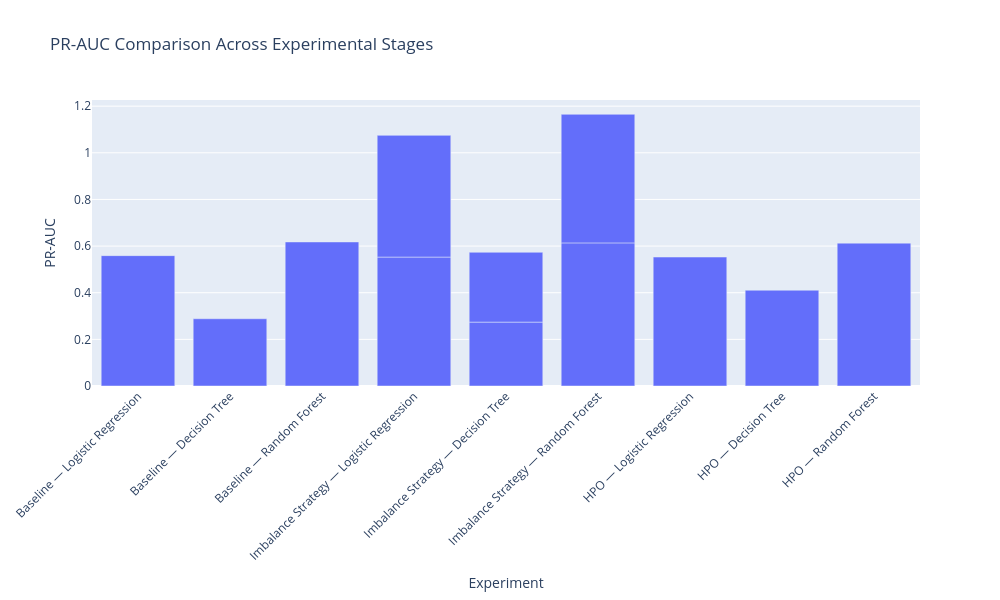

Notebook cell for this chart:
### Code cell
# ============================================================
# CELL 21 — FINAL MODEL PR-AUC COMPARISON
# ============================================================

plot_data = (
    final_model_comparison[
        [
            "Stage",
            "Model",
            "PR_AUC"
        ]
    ]
    .dropna()
    .copy()
)

plot_data["Label"] = (
    plot_data["Stage"]
    + " — "
    + plot_data["Model"]
)

fig = px.bar(
    plot_data,
    x="Label",
    y="PR_AUC",
    title="PR-AUC Comparison Across Experimental Stages",
    labels={
        "Label": "Experiment",
        "PR_AUC": "PR-AUC"
    },
    hover_data=[
        "Stage",
        "Model"
    ]
)

fig.update_layout(
    width=1000,
    height=600,
    xaxis_tickangle=-45
)

fig.show()

### Figure 1 — Plotly figure (JSON) as saved in the notebook; plotly's stock layout.template omitted (floating-point values rounded to 4 significant figures)
{"data": [{"customdata": [["Baseline", "Logistic Regression"], ["Baseline", "Decision Tree"], ["Baseline", "Random Forest"], ["Imbalance Strategy", "Logistic Regression"], ["Imbalance Strategy", "Decision Tree"], ["Imbalance Strategy", "Random Forest"], ["Imbalance Strategy", "Logistic Regression"], ["Imbalance Strategy", "Decision Tree"], ["Imbalance Strategy", "Random Forest"], ["HPO", "Logistic Regression"], ["HPO", "Decision Tree"], ["HPO", "Random Forest"]], "hovertemplate": "Experiment=%{x}<br>PR-AUC=%{y}<br>Stage=%{customdata[0]}<br>Model=%{customdata[1]}<extra></extra>", "legendgroup": "", "marker": {"color": "#636efa", "pattern": {"shape": ""}}, "name": "", "orientation": "v", "showlegend": false, "textposition": "auto", "type": "bar", "x": ["Baseline — Logistic Regression", "Baseline — Decision Tree", "Baseline — Random Forest", "Imbalance Strategy — Logistic Regression", "Imbalance Strategy — Decision Tree", "Imbalance Strategy — Random Forest", "Imbalance Strategy — Logistic Regression", "Imbalance Strategy — Decision Tree", "Imbalance Strategy — Random Forest", "HPO — Logistic Regression", "HPO — Decision Tree", "HPO — Random Forest"], "xaxis": "x", "y": [0.5591, 0.2883, 0.6177, 0.5529, 0.274, 0.6137, 0.522, 0.2995, 0.5514, 0.553, 0.4108, 0.6126], "yaxis": "y"}], "layout": {"barmode": "relative", "height": 600, "legend": {"tracegroupgap": 0}, "title": {"text": "PR-AUC Comparison Across Experimental Stages"}, "width": 1000, "xaxis": {"anchor": "y", "domain": [0, 1], "tickangle": -45, "title": {"text": "Experiment"}}, "yaxis": {"anchor": "x", "domain": [0, 1], "title": {"text": "PR-AUC"}}}}
